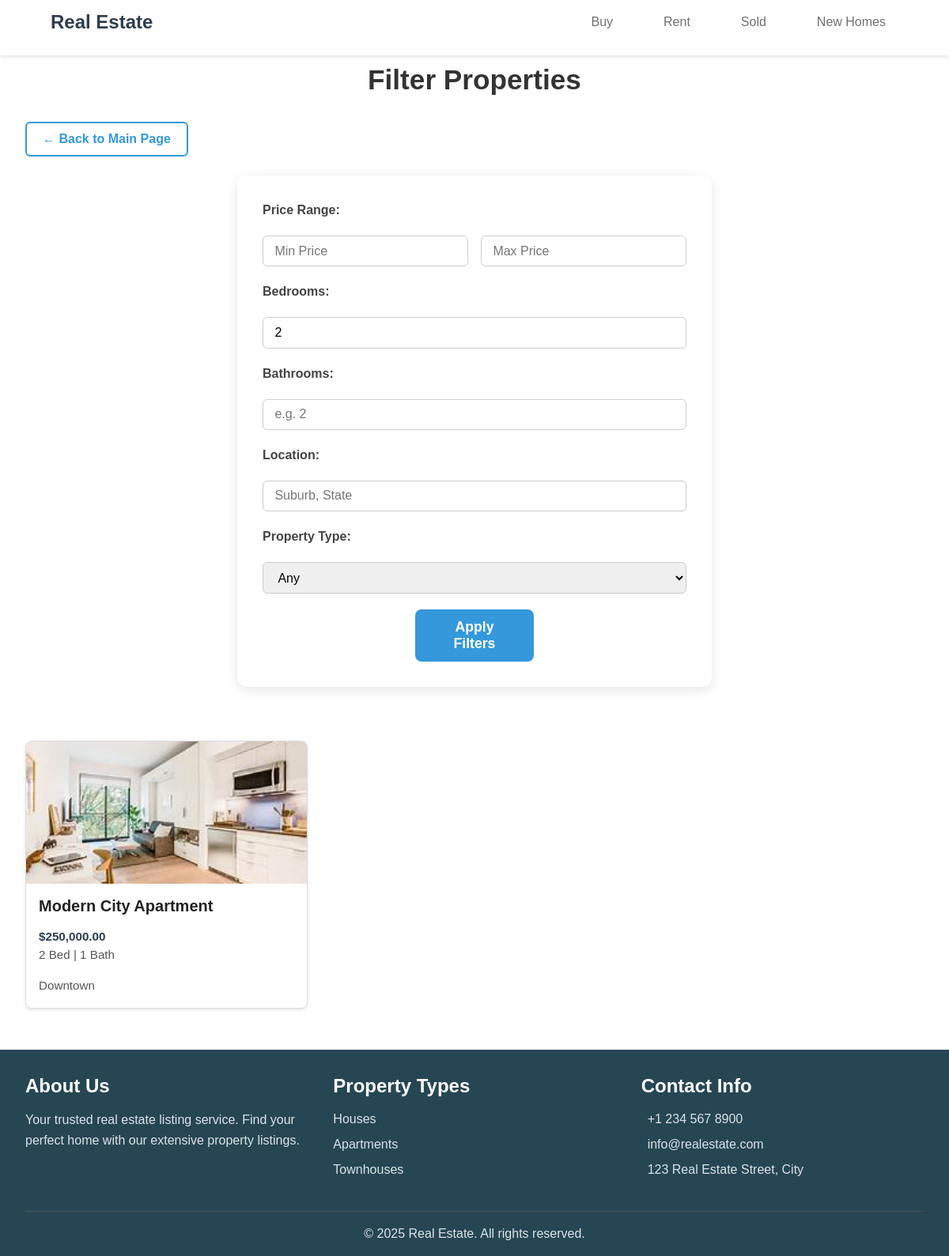
The app's page /filter.php?bedrooms=2 with its own data.
### tables this page shows
CREATE TABLE `properties` (
  `id` int(11) NOT NULL AUTO_INCREMENT,
  `title` varchar(100) NOT NULL,
  `description` text DEFAULT NULL,
  `price` decimal(10,2) DEFAULT NULL,
  `location` varchar(100) DEFAULT NULL,
  `property_type` varchar(50) DEFAULT NULL,
  `bedrooms` int(11) DEFAULT NULL,
  `bathrooms` int(11) DEFAULT NULL,
  `area` decimal(10,2) DEFAULT NULL,
  `featured` tinyint(1) DEFAULT 0,
  `image_url` varchar(255) DEFAULT NULL,
  `created_at` timestamp NOT NULL DEFAULT current_timestamp(),
  `category_id` int(11) DEFAULT NULL,
  `status` varchar(50) DEFAULT 'available',
  `is_new` tinyint(1) DEFAULT 0,
  PRIMARY KEY (`id`),
  KEY `category_id` (`category_id`)
);

### includes/functions.php (called while the page is built, shortened)
<?php
function filter_properties($filters) {
    global $conn;
    $sql = "SELECT * FROM properties WHERE 1=1";
    $params = [];
    if (!empty($filters['bedrooms'])) {
        $sql .= " AND bedrooms = :bedrooms";
        $params[':bedrooms'] = $filters['bedrooms'];
    }
    $stmt = $conn->prepare($sql);
    $stmt->execute($params);
    return $stmt->fetchAll(PDO::FETCH_ASSOC);
}

### filter.php (the view, shortened to what this page needs)
<?php
require_once 'includes/database.php';
require_once 'includes/functions.php';
$filters = [
    'price_min' => $_GET['price_min'] ?? '',
    'price_max' => $_GET['price_max'] ?? '',
    'bedrooms' => $_GET['bedrooms'] ?? '',
    'bathrooms' => $_GET['bathrooms'] ?? '',
    'location' => $_GET['location'] ?? '',
    'type' => $_GET['type'] ?? ''
];
$properties = filter_properties($filters);
?>
<!DOCTYPE html>
<html lang="en">
<head>
    <link rel="stylesheet" href="assets/css/filter.css" />
    <link rel="stylesheet" href="assets/css/variables.css" as="style">
    <link rel="stylesheet" href="assets/css/main.css" as="style">
    <link rel="stylesheet" href="assets/css/home.css" as="style">
</head>
<body>
<?php include 'includes/header.php'; ?>
<main class="filter-page">
    <div class="container">
        <h1>Filter Properties</h1>
        <div class="back-button-wrapper">
            <a href="index.php" class="btn-back">&larr; Back to Main Page</a>
        </div>
        <form method="GET" action="filter.php" class="filter-form">
            <label>Price Range:</label>
            <div class="price-range">
                <input
                    type="number"
                    name="price_min"
                    placeholder="Min Price"
                    value="<?= htmlspecialchars($filters['price_min']) ?>"
                />
                <input
                    type="number"
                    name="price_max"
                    placeholder="Max Price"
                    value="<?= htmlspecialchars($filters['price_max']) ?>"
                />
            </div>
            <label>Bedrooms:</label>
            <input
                type="number"
                name="bedrooms"
                placeholder="e.g. 3"
                value="<?= htmlspecialchars($filters['bedrooms']) ?>"
            />
            <label>Bathrooms:</label>
            <input
                type="number"
                name="bathrooms"
                placeholder="e.g. 2"
                value="<?= htmlspecialchars($filters['bathrooms']) ?>"
            />
            <label>Location:</label>
            <input
                type="text"
                name="location"
                placeholder="Suburb, State"
                value="<?= htmlspecialchars($filters['location']) ?>"
            />
            <label>Property Type:</label>
            <select name="type">
                <option value="" <?= $filters['type'] === '' ? 'selected' : '' ?>>Any</option>
            </select>
            <button type="submit" class="btn-submit">Apply Filters</button>
        </form>
        <div class="property-grid">
            <?php if (!empty($properties)): ?>
                <?php foreach ($properties as $property): ?>
                    <div class="property-card">
                        <img
                            src="<?= htmlspecialchars($property['image_url']) ?>"
                            alt="<?= htmlspecialchars($property['title']) ?>"
                        />
                        <h3><?= htmlspecialchars($property['title']) ?></h3>
                        <p class="price">$<?= number_format($property['price'], 2) ?></p>
                        <p><?= htmlspecialchars($property['bedrooms']) ?> Bed | <?= htmlspecialchars($property['bathrooms']) ?> Bath</p>
                        <p><?= htmlspecialchars($property['location']) ?></p>
                    </div>
                <?php endforeach; ?>
            <?php else: ?>
                <p>No properties match your filters.</p>
            <?php endif; ?>
        </div>
    </div>
</main>
<?php include 'includes/footer.php'; ?>
</body>
</html>

### assets/css/filter.css (style rules this page uses)
.container { max-width: 1200px; margin: 0 auto; padding: 2rem 1rem; }
.filter-page h1 { text-align: center; margin-bottom: 2rem; font-size: 2.2rem; color: #333; }
.back-button-wrapper { margin-bottom: 1.5rem; }
.btn-back { display: inline-block; font-weight: 600; font-size: 1rem; color: #3498db; text-decoration: none; border: 2px solid #3498db; padding: 0.5rem 1.25rem; border-radius: 6px; transition: background-color 0.3s ease, color 0.3s ease; }
.filter-form { background: #fff; padding: 2rem; border-radius: 12px; box-shadow: 0 4px 15px rgb(0 0 0 / 0.1); max-width: 600px; margin: 0 auto 3rem auto; display: flex; flex-direction: column; gap: 1.25rem; }
.filter-form label { font-weight: 600; color: #444; }
.price-range { display: flex; gap: 1rem; }
.price-range input { flex: 1; }
.filter-form input[type="number"], .filter-form input[type="text"], .filter-form select { padding: 0.6rem 0.9rem; border-radius: 6px; border: 1.5px solid #ccc; font-size: 1rem; transition: border-color 0.3s ease; }
.btn-submit { background-color: #3498db; border: none; color: white; font-weight: 700; font-size: 1.1rem; padding: 0.75rem 1.5rem; border-radius: 8px; cursor: pointer; transition: background-color 0.3s ease; align-self: center; width: 150px; }
.property-grid { display: grid; grid-template-columns: repeat(auto-fit, minmax(280px, 1fr)); gap: 2rem; }
.property-card { background: white; border-radius: 12px; box-shadow: 0 2px 8px rgb(0 0 0 / 0.1); overflow: hidden; display: flex; flex-direction: column; transition: transform 0.2s ease; }
.property-card img { width: 100%; height: 180px; object-fit: cover; }
.property-card h3 { margin: 1rem; font-size: 1.25rem; color: #222; }
.property-card .price { margin: 0 1rem; font-weight: 700; color: #2c3e50; }
.property-card p { margin: 0 1rem 1rem 1rem; color: #555; font-size: 0.95rem; }

### assets/css/variables.css (style rules this page uses)
:root { --color-primary: #2A9D8F; --color-secondary: #E9C46A; --color-accent: #E76F51; --color-dark: #264653; --color-light: #F4F1DE; --color-white: #FFFFFF; --color-gray-100: #F8F9FA; --color-gray-200: #E9ECEF; --color-gray-300: #DEE2E6; --color-gray-400: #CED4DA; --color-gray-500: #ADB5BD; --color-gray-600: #6C757D; --color-gray-700: #495057; --color-gray-800: #343A40; --color-gray-900: #212529; --font-primary: 'Poppins', sans-serif; --font-secondary: 'Playfair Display', serif; --font-size-base: 16px; --font-size-h1: 3.5rem; --font-size-h2: 2.5rem; --font-size-h3: 2rem; --font-size-h4: 1.5rem; --font-size-small: 0.875rem; --spacing-xs: 0.25rem; --spacing-sm: 0.5rem; --spacing-md: 1rem; --spacing-lg: 1.5rem; --spacing-xl: 2rem; --spacing-2xl: 3rem; --spacing-3xl: 4rem; --container-max-width: 1200px; --container-padding: var(--spacing-lg); --section-spacing-vertical: var(--spacing-2xl); --section-spacing-horizontal: var(--spacing-lg); --border-radius-sm: 4px; --border-radius-md: 8px; --border-radius-lg: 16px; --border-radius-xl: 24px; --shadow-sm: 0 2px 4px rgba(0,0,0,0.05); --shadow-md: 0 4px 6px rgba(0,0,0,0.1); --shadow-lg: 0 10px 15px rgba(0,0,0,0.1); --transition-fast: 0.2s ease; --transition-normal: 0.3s ease; --transition-slow: 0.5s ease; }

### assets/css/main.css (style rules this page uses)
:root { --primary-color: #2c5282; --secondary-color: #4a5568; }
* { margin: 0; padding: 0; box-sizing: border-box; }
body { font-family: var(--font-primary); font-size: var(--font-size-base); line-height: 1.5; color: var(--text-color); background-color: var(--background-color); }
.container { max-width: 1200px; margin: 0 auto; padding: 0 20px; width: 100%; }
h1, h2, h3, h4, h5, h6 { margin-bottom: var(--spacing-md); font-weight: bold; line-height: 1.2; }
h1 { font-size: var(--font-size-h1); }
h3 { font-size: var(--font-size-h3); }
a { color: var(--secondary-color); text-decoration: none; transition: color var(--transition-speed); }
input, select, textarea { width: 100%; padding: var(--spacing-sm); border: 1px solid var(--border-color); border-radius: var(--border-radius-sm); font-size: var(--font-size-base); }
main { margin-top: 80px; min-height: calc(100vh - 80px - 400px); }
.property-grid { display: grid; grid-template-columns: repeat(auto-fit, minmax(280px, 1fr)); gap: 20px; padding: 20px 0; }
.property-card { border: 1px solid #ddd; border-radius: 8px; overflow: hidden; }
.price { color: #2c5282; font-weight: bold; font-size: 1.2em; }
.container { max-width: 1400px; margin: 0 auto; padding: 0 20px; }

### records on screen
properties: image_url (picture), title "Modern City Apartment", price "250,000.00", bedrooms "2", bathrooms "1", location "Downtown"
